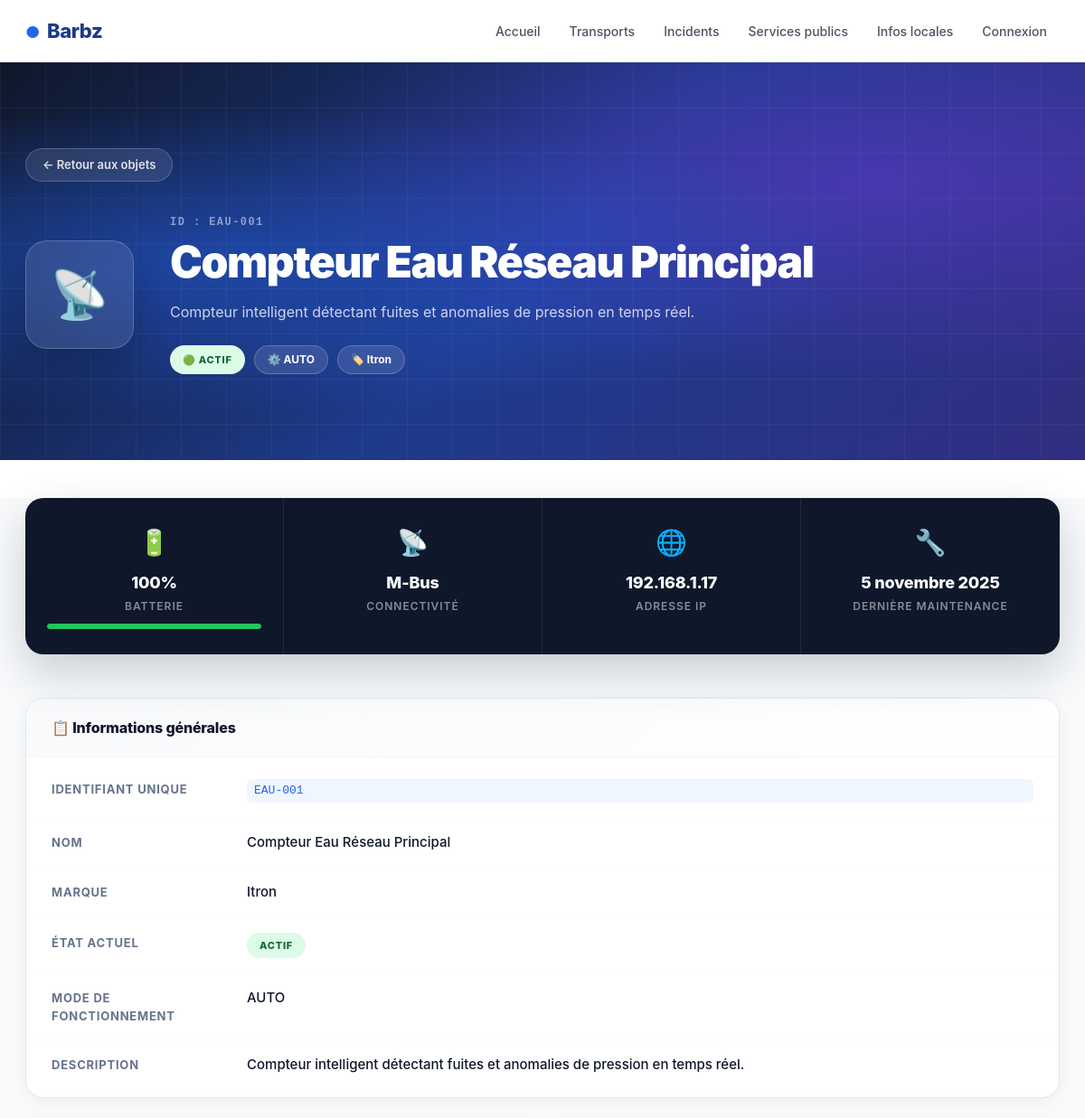
The page /produit/EAU-001/ (upper part) on the database as committed earlier.
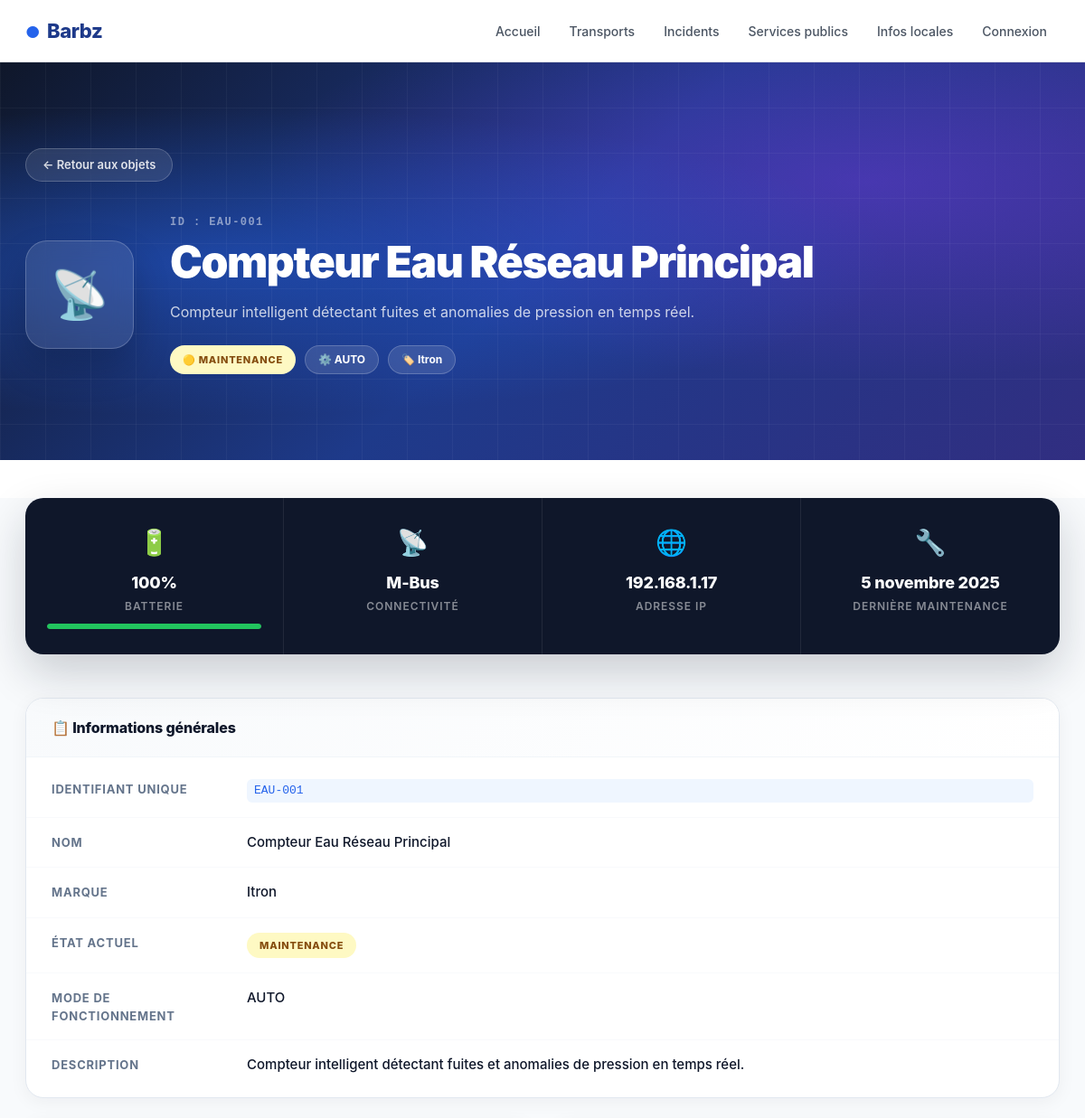
The same page on the database as committed later.
### monapp/models.py (models this page shows, shortened)
class Produit(models.Model):
    ID                       = models.CharField(max_length=100, primary_key=True)
    Nom                      = models.CharField(max_length=100)
    Connectiviter_type       = models.CharField(max_length=100)
    etat                     = models.CharField(max_length=20, choices=EtatObjet.choices, default=EtatObjet.INACTIF)
    marque                   = models.CharField(max_length=100)
    mode                     = models.CharField(max_length=20, choices=MODE.choices, default=MODE.AUTOMATIQUE)
    Bactterie                = models.IntegerField()
    Adresse_IP               = models.GenericIPAddressField()
    Temp_restante            = models.DateField()
    Date_dernier_maintenance = models.DateField()
    Date_dernier_utilisation = models.DateField()
    Description              = models.TextField()
    photo                    = models.ImageField(upload_to='photos/outils/', null=True, blank=True)

### monapp/views.py (the view)
# urls.py: path('produit/<str:id>/', views.detail_produit, name='detail_produit'),
def detail_produit(request, id):
    produit = get_object_or_404(Produit, ID=id)
    ajouter_points(request, points=0.5)
    return render(request, 'produits/detail_produit.html', {'produit': produit})

### monapp/views.py (called while the page is built, shortened)
def ajouter_points(request, points, action=1):
    if not request.user.is_authenticated:
        return

### monapp/templates/produits/detail_produit.html (shortened to what the changed rows need)
{% extends 'monapp/base.html' %}
{% load static %}
{% block extra_head %}
<link rel="stylesheet" href="{% static 'detail_produit.css' %}">
{% endblock %}
{% block hero %}
<section class="detail-hero">
    <div class="detail-hero-inner">
        <div class="detail-hero-content">
            <div class="detail-hero-info">
                <div class="detail-id">ID : {{ produit.ID }}</div>
                <h2>{{ produit.Nom }}</h2>
                <p class="detail-lead">{{ produit.Description }}</p>
                <div class="detail-badges">
                    <span class="etat-badge etat-{{ produit.etat|lower }}">
                        {% if produit.etat == 'ACTIF' %}🟢
                        {% elif produit.etat == 'INACTIF' %}⚫
                        {% elif produit.etat == 'PANNE' %}🔴
                        {% elif produit.etat == 'MAINTENANCE' %}🟡
                        {% elif produit.etat == 'DECONNECTE' %}🔵
                        {% endif %}
                        {{ produit.etat }}
                    </span>
                    <span class="mode-badge">⚙️ {{ produit.mode }}</span>
                    <span class="marque-badge">🏷️ {{ produit.marque }}</span>
                </div>
            </div>
        </div>
    </div>
</section>
{% endblock %}
{% block content %}
<div class="detail-page">
    <div class="wrap">
        <section class="detail-stats-bar">
            <div class="detail-stat">
                <div class="detail-stat-icon">🔋</div>
                <div class="detail-stat-value">{{ produit.Bactterie }}%</div>
                <div class="detail-stat-label">Batterie</div>
                <div class="batt-bar">
                    <div class="batt-fill" id="batt-fill"></div>
                </div>
            </div>
            <div class="detail-stat">
                <div class="detail-stat-icon">📡</div>
                <div class="detail-stat-value">{{ produit.Connectiviter_type }}</div>
                <div class="detail-stat-label">Connectivité</div>
            </div>
            <div class="detail-stat">
                <div class="detail-stat-icon">🌐</div>
                <div class="detail-stat-value">{{ produit.Adresse_IP }}</div>
                <div class="detail-stat-label">Adresse IP</div>
            </div>
            <div class="detail-stat">
                <div class="detail-stat-icon">🔧</div>
                <div class="detail-stat-value">{{ produit.Date_dernier_maintenance }}</div>
                <div class="detail-stat-label">Dernière maintenance</div>
            </div>
        </section>
        <div class="detail-grid">
            <section class="detail-card">
                <div class="detail-card-body">
                    <div class="detail-row">
                        <span class="detail-key">Identifiant unique</span>
                        <span class="detail-val mono">{{ produit.ID }}</span>
                    </div>
                    <div class="detail-row">
                        <span class="detail-key">Nom</span>
                        <span class="detail-val">{{ produit.Nom }}</span>
                    </div>
                    <div class="detail-row">
                        <span class="detail-key">Marque</span>
                        <span class="detail-val">{{ produit.marque }}</span>
                    </div>
                    <div class="detail-row">
                        <span class="detail-val">
                            <span class="etat-badge etat-{{ produit.etat|lower }}">
                                {{ produit.etat }}
                            </span>
                        </span>
                    </div>
                    <div class="detail-row">
                        <span class="detail-key">Mode de fonctionnement</span>
                        <span class="detail-val">{{ produit.mode }}</span>
                    </div>
                    <div class="detail-row">
                        <span class="detail-key">Description</span>
                        <span class="detail-val">{{ produit.Description }}</span>
                    </div>
                </div>
            </section>
        </div>
    </div>
</div>
{% endblock %}

Rows that differ between the two databases and show on the page:
changed Produit "Compteur Eau Réseau Principal": etat "ACTIF" → "MAINTENANCE"
